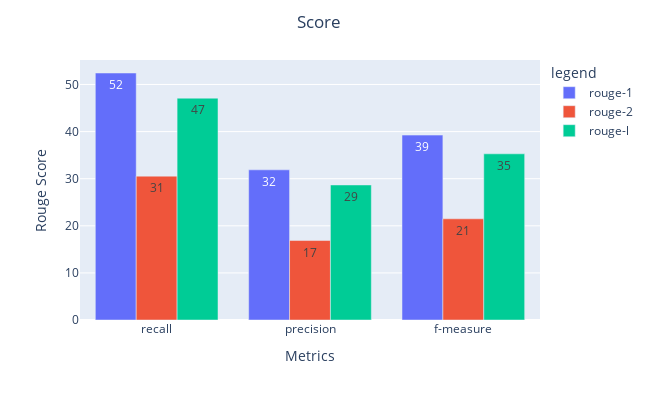

The cell this chart's notebook holds for it:
### Markdown cell above
For Bart

### Code cell
fig = px.bar(BartRouge*100, x=BartRouge.index, y=BartRouge.columns, 
             barmode='group', 
             text_auto='.2s',
             labels={
                     "Algo": "Algorithms",
                     "value": "Rouge Score",
                     "variable": "legend",
                     'index': "Metrics"
                 })
fig.update_layout( width=650,
                  height=400,
                title={
                  'text': "Score",
                  'y':.96,
                  'x':0.49,
                  'xanchor': 'center',
                  'yanchor': 'top'})

fig.show()

### Figure 1 — Plotly figure (JSON) as saved in the notebook; plotly's stock layout.template omitted (floating-point values rounded to 4 significant figures)
{"data": [{"alignmentgroup": "True", "hovertemplate": "legend=rouge-1<br>Metrics=%{x}<br>Rouge Score=%{y}<extra></extra>", "legendgroup": "rouge-1", "marker": {"color": "#636efa", "pattern": {"shape": ""}}, "name": "rouge-1", "offsetgroup": "rouge-1", "orientation": "v", "showlegend": true, "textposition": "auto", "texttemplate": "%{y:.2s}", "x": ["recall", "precision", "f-measure"], "xaxis": "x", "y": [52.44, 31.88, 39.25], "yaxis": "y", "type": "bar"}, {"alignmentgroup": "True", "hovertemplate": "legend=rouge-2<br>Metrics=%{x}<br>Rouge Score=%{y}<extra></extra>", "legendgroup": "rouge-2", "marker": {"color": "#EF553B", "pattern": {"shape": ""}}, "name": "rouge-2", "offsetgroup": "rouge-2", "orientation": "v", "showlegend": true, "textposition": "auto", "texttemplate": "%{y:.2s}", "x": ["recall", "precision", "f-measure"], "xaxis": "x", "y": [30.54, 16.87, 21.49], "yaxis": "y", "type": "bar"}, {"alignmentgroup": "True", "hovertemplate": "legend=rouge-l<br>Metrics=%{x}<br>Rouge Score=%{y}<extra></extra>", "legendgroup": "rouge-l", "marker": {"color": "#00cc96", "pattern": {"shape": ""}}, "name": "rouge-l", "offsetgroup": "rouge-l", "orientation": "v", "showlegend": true, "textposition": "auto", "texttemplate": "%{y:.2s}", "x": ["recall", "precision", "f-measure"], "xaxis": "x", "y": [47.09, 28.67, 35.28], "yaxis": "y", "type": "bar"}], "layout": {"xaxis": {"anchor": "y", "domain": [0, 1], "title": {"text": "Metrics"}, "type": "category", "range": [-0.5, 2.5], "autorange": true}, "yaxis": {"anchor": "x", "domain": [0, 1], "title": {"text": "Rouge Score"}, "type": "linear", "range": [0, 55.2], "autorange": true}, "legend": {"title": {"text": "legend"}, "tracegroupgap": 0}, "margin": {"t": 60}, "barmode": "group", "title": {"text": "Score", "y": 0.96, "x": 0.49, "xanchor": "center", "yanchor": "top"}, "width": 650, "height": 400}}
